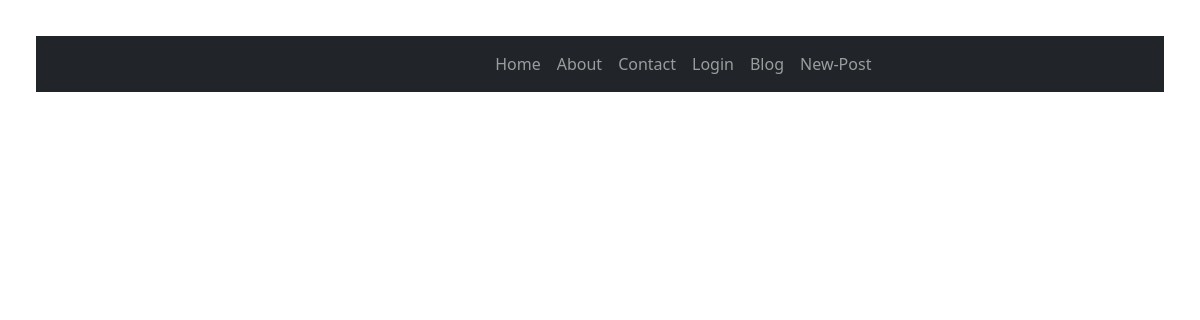
/post/, run on an earlier commit of the app's database.
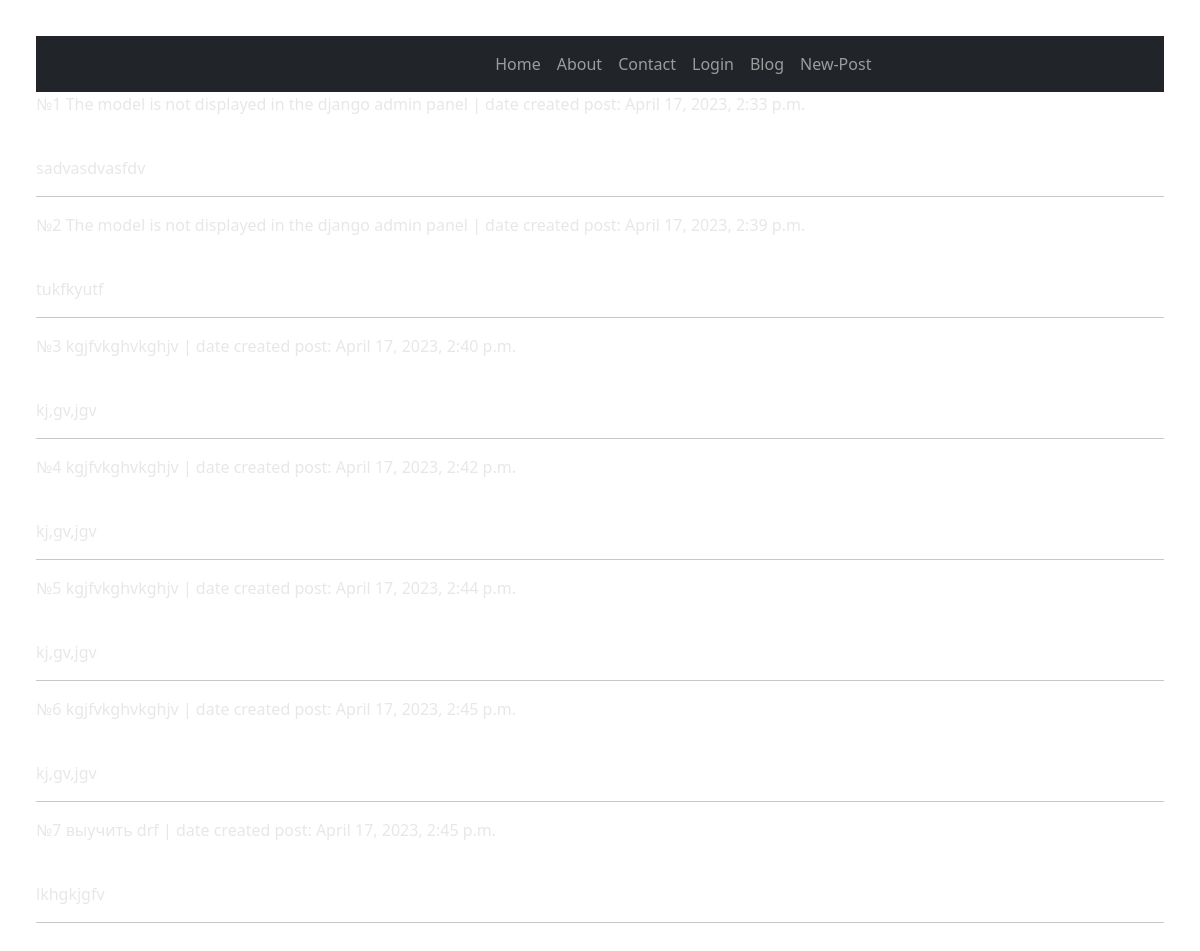
And on a later commit of the database.
### blog/models.py (models this page shows, shortened)
class Post(models.Model):
    title = models.CharField('Name post', max_length=500)
    text = models.CharField('Body post', max_length=1500)
    date_created = models.DateTimeField('Date created', default=timezone.now())

### blog/views.py (the view)
# urls.py: path('', views.posts),
def posts(request):
    posts = Post.objects.all()
    context = {'post_list': posts,
               'title': 'Blog'}
    return render(request, 'blog/posts.html',
                  context=context)

### templates/blog/posts.html (shortened to what this page needs)
{% extends "base.html" %}
{% load static %}
{% block content %}
{% for post in post_list %}
    <div class="ui segment">
        <p class="ui big header">№{{ post.id }} {{ post.title }} | date created post: {{ post.date_created }}</p><br>
        <p class="ui big header">{{ post.text }}</p>
        <hr/>
    </div>
{% endfor %}
{% endblock %}

### templates/base.html (shortened to what this page needs)
{% load static %}
<!DOCTYPE html>
<html lang="ru">
<head>
    <link rel="stylesheet" href="https://cdn.jsdelivr.net/npm/bootstrap@5.2.3/dist/css/bootstrap.min.css">
    <link rel="stylesheet" href="{% static "main/css/styles.css" %}">
    <link rel="stylesheet" href="https://use.fontawesome.com/releases/v5.8.2/css/all.css">
</head>
<body>
    <nav class="navbar navbar-expand-lg navbar-dark bg-dark centrelis">
      <div class="collapse navbar-collapse" id="navbarNavAltMarkup">
        <div class="navbar-nav">
          <a class="nav-item nav-link" href="/index">Home</a>
          <a class="nav-item nav-link" href="/about">About</a>
          <a class="nav-item nav-link" href="/contact">Contact</a>
          <a class="nav-item nav-link" href="/auth/login">Login</a>
          <a class="nav-item nav-link" href="/post">Blog</a>
          <a class="nav-item nav-link" href="/post/new_post">New-Post</a>
        </div>
      </div>
    </nav>
    {% block content %}{% endblock %}
</body>
</html>

### static/main/css/styles.css (style rules this page uses)
body { float: center; width-min: 40%; padding: 3%; height: 60%; }
p, strong { color:#e7e8e6; }
a, u { padding: 1%; text-decoration: none; }
.centrelis { padding-left: 40%; }

What changed in the data, as far as the page shows it:
added Post: id "1", title "The model is not displayed in the django admin panel", date_created "April 17, 2023, 2:33 p.m.", text "sadvasdvasfdv"
added Post: id "2", title "The model is not displayed in the django admin panel", date_created "April 17, 2023, 2:39 p.m.", text "tukfkyutf"
added Post: id "3", title "kgjfvkghvkghjv", date_created "April 17, 2023, 2:40 p.m.", text "kj,gv,jgv"
added Post: id "4", title "kgjfvkghvkghjv", date_created "April 17, 2023, 2:42 p.m.", text "kj,gv,jgv"
added Post: id "5", title "kgjfvkghvkghjv", date_created "April 17, 2023, 2:44 p.m.", text "kj,gv,jgv"
added Post: id "6", title "kgjfvkghvkghjv", date_created "April 17, 2023, 2:45 p.m.", text "kj,gv,jgv"
added Post: id "7", title "выучить drf", date_created "April 17, 2023, 2:45 p.m.", text "lkhgkjgfv"
